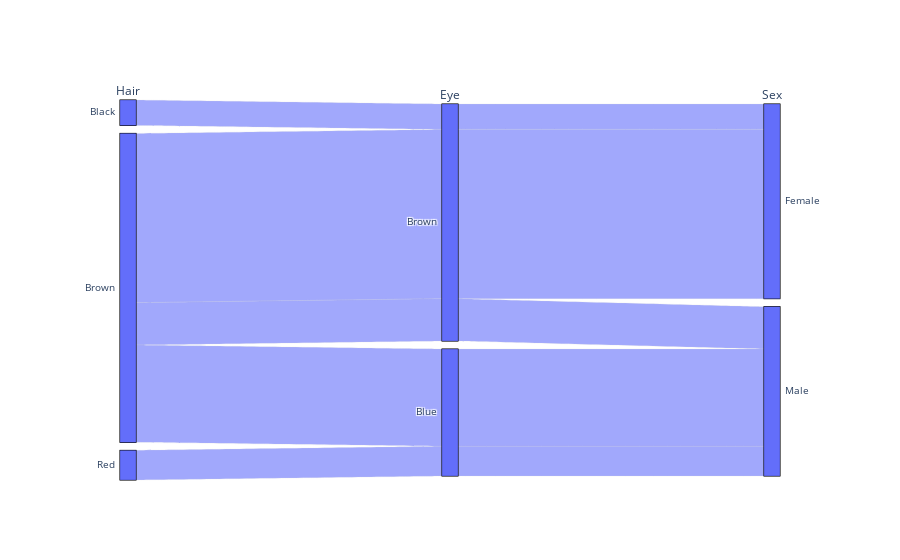

The code cell stored with this chart in its notebook:
### Markdown cell above
## Basic Parallel Categories Diagram with Counts

### Code cell
fig = go.Figure(go.Parcats(
    dimensions=[
        {'label': 'Hair', 'values': ['Black', 'Brown', 'Brown', 'Brown', 'Red']},
        {'label': 'Eye', 'values': ['Brown', 'Brown', 'Brown', 'Blue', 'Blue']},
        {'label': 'Sex', 'values': ['Female', 'Male', 'Female', 'Male', 'Male']}],
    counts=[6, 10, 40, 23, 7]
))


fig.show()

### Figure 1 — Plotly figure (JSON) as saved in the notebook; plotly's stock layout.template omitted (floating-point values rounded to 4 significant figures)
{"data": [{"counts": [6, 10, 40, 23, 7], "dimensions": [{"label": "Hair", "values": ["Black", "Brown", "Brown", "Brown", "Red"]}, {"label": "Eye", "values": ["Brown", "Brown", "Brown", "Blue", "Blue"]}, {"label": "Sex", "values": ["Female", "Male", "Female", "Male", "Male"]}], "type": "parcats"}], "layout": {}}
